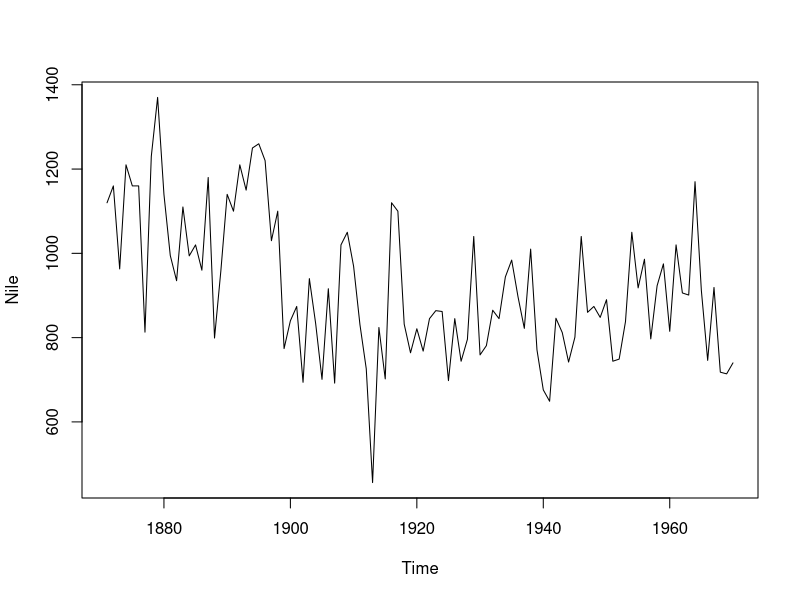
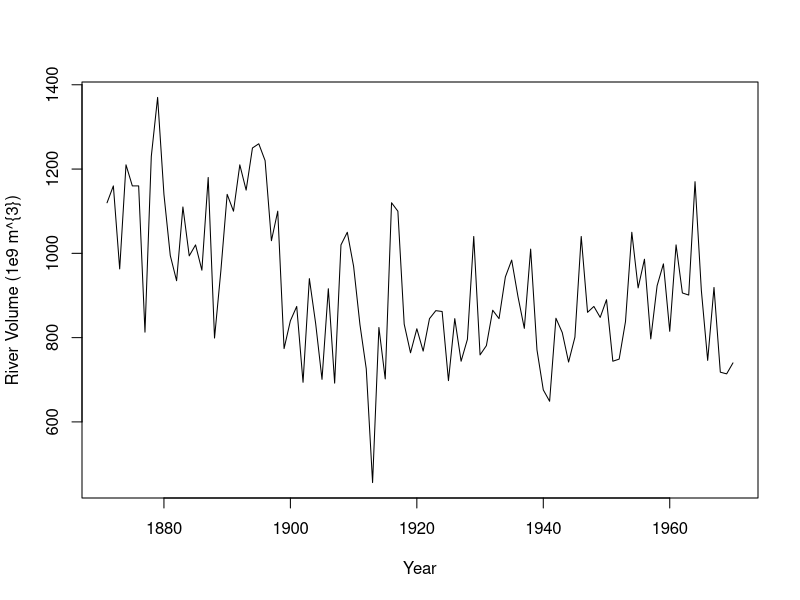
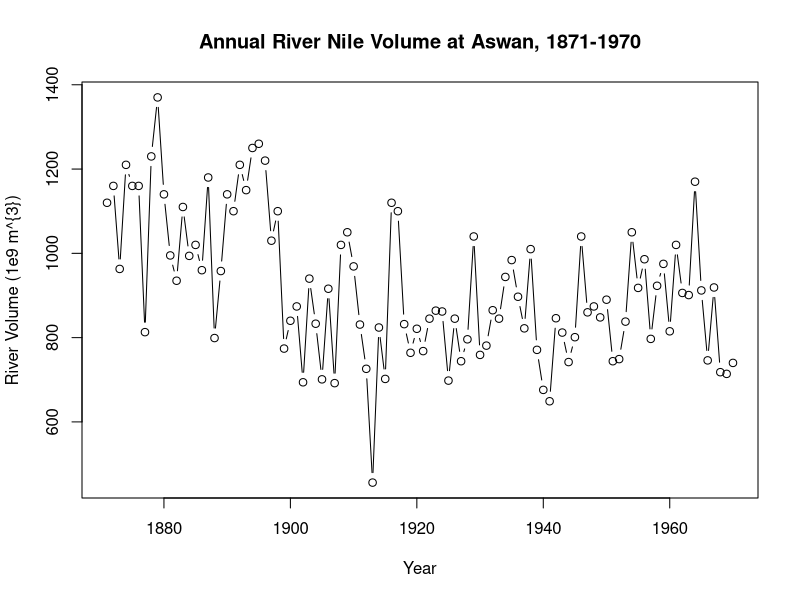
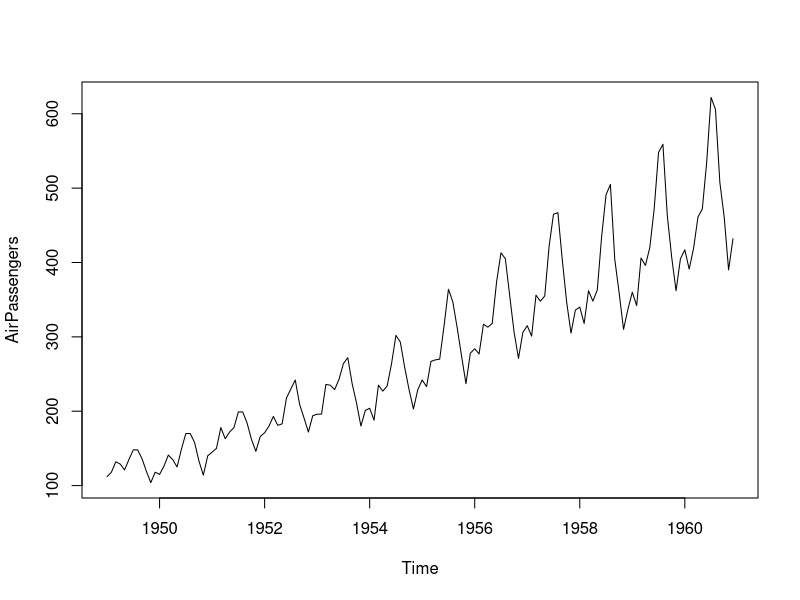
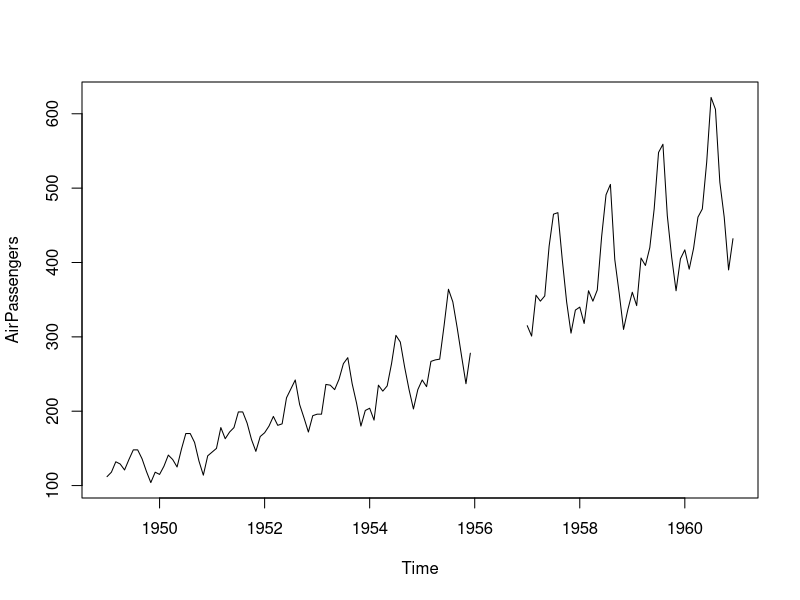
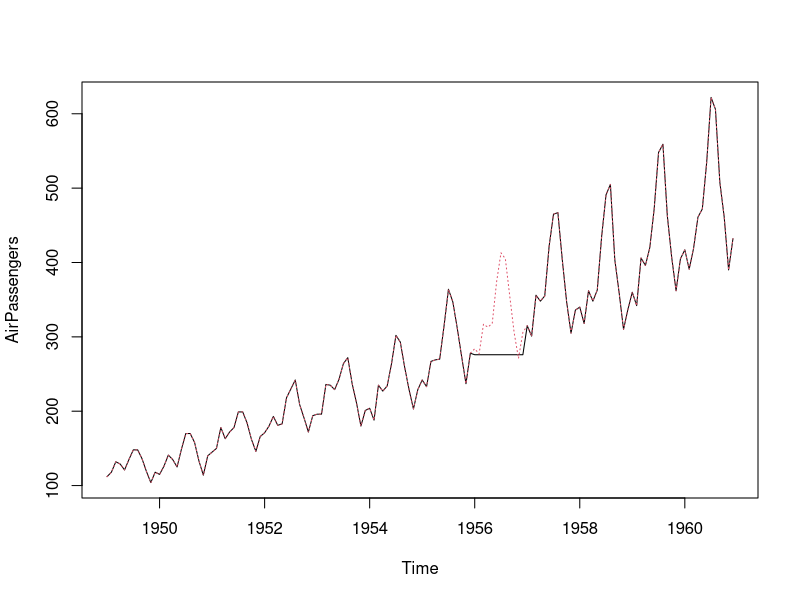
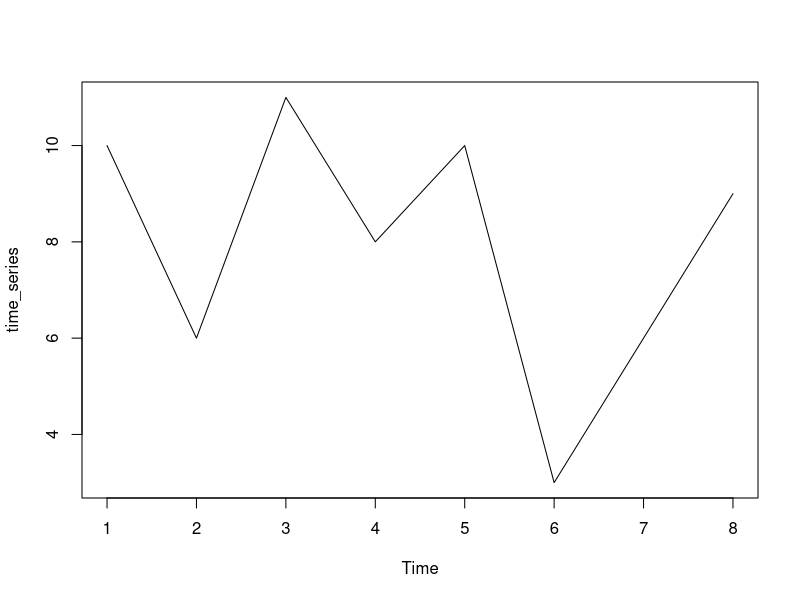
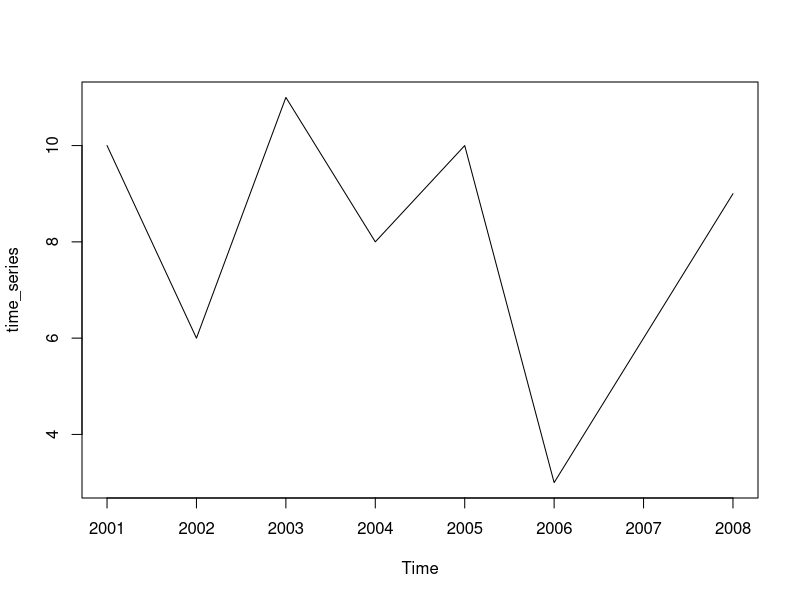

Recreate these plots in R, in order.
# EXPLORANDO LA SERIE DE TIEMPO
## Print el dataset Nile
print(Nile)
## Lista del numero de observaciones en el dataset Nile
length(Nile)
## Display the first 10 elements of the Nile dataset
head(Nile, 10)
## Display the last 12 elements of the Nile dataset
tail(Nile, 12)

# PLOT BASICO 
## Plot the Nile data
plot(Nile)
## Plot the Nile data with xlab and ylab arguments
plot(Nile, xlab = "Year", ylab = "River Volume (1e9 m^{3})")
## Plot the Nile data with xlab, ylab, main, and type arguments
plot(Nile, xlab = "Year", ylab = "River Volume (1e9 m^{3})", main="Annual River Nile Volume at Aswan, 1871-1970", type="b")



# ANALIZANDO EL OBJETO TS
## Plot AirPassengers
plot(AirPassengers)
## View the start and end dates of AirPassengers
start(AirPassengers)
end(AirPassengers)
## Use time(), deltat(), frequency(), and cycle() with AirPassengers 
time(AirPassengers)
deltat(AirPassengers)
frequency(AirPassengers)
cycle(AirPassengers)



# LLENANDO VALORES VACIOS
AirPassengers[85:96] = NA

## Plot the AirPassengers data
plot(AirPassengers)
## Compute the mean of AirPassengers
mean(AirPassengers, na.rm=TRUE)
## Impute mean values to NA in AirPassengers
AirPassengers[85:96] <- mean(AirPassengers, na.rm = TRUE)
## Generate another plot of AirPassengers
plot(AirPassengers)
## Add the complete AirPassengers data to your plot
rm(AirPassengers)
points(AirPassengers, type = "l", col = 2, lty = 3)




# CREANDO OBJETOS TS
data_vector <- c(10, 6, 11, 8, 10, 3, 6, 9)
time_series <- ts(data_vector)
plot(time_series)

time_series <- ts(data_vector, start = 2001, frequency = 1)
plot(time_series)

## La funcion is.ts()
is.ts(data_vector)
is.ts(time_series)



# PLOTEANDO UNA SERIE DE TIEMPO
eu_stocks <- EuStockMarkets

## Check whether eu_stocks is a ts object
is.ts(eu_stocks)
## View the start, end, and frequency of eu_stocks
start(eu_stocks)
end(eu_stocks)
frequency(eu_stocks)
## Generate a simple plot of eu_stocks
plot(eu_stocks)
## Use ts.plot with eu_stocks
ts.plot(eu_stocks, col = 1:4, xlab = "Year", ylab = "Index Value", main = "Major European Stock Indices, 1991-1998")
## Add a legend to your ts.plot
legend("topleft", colnames(eu_stocks), lty = 1, col = 1:4, bty = "n")
